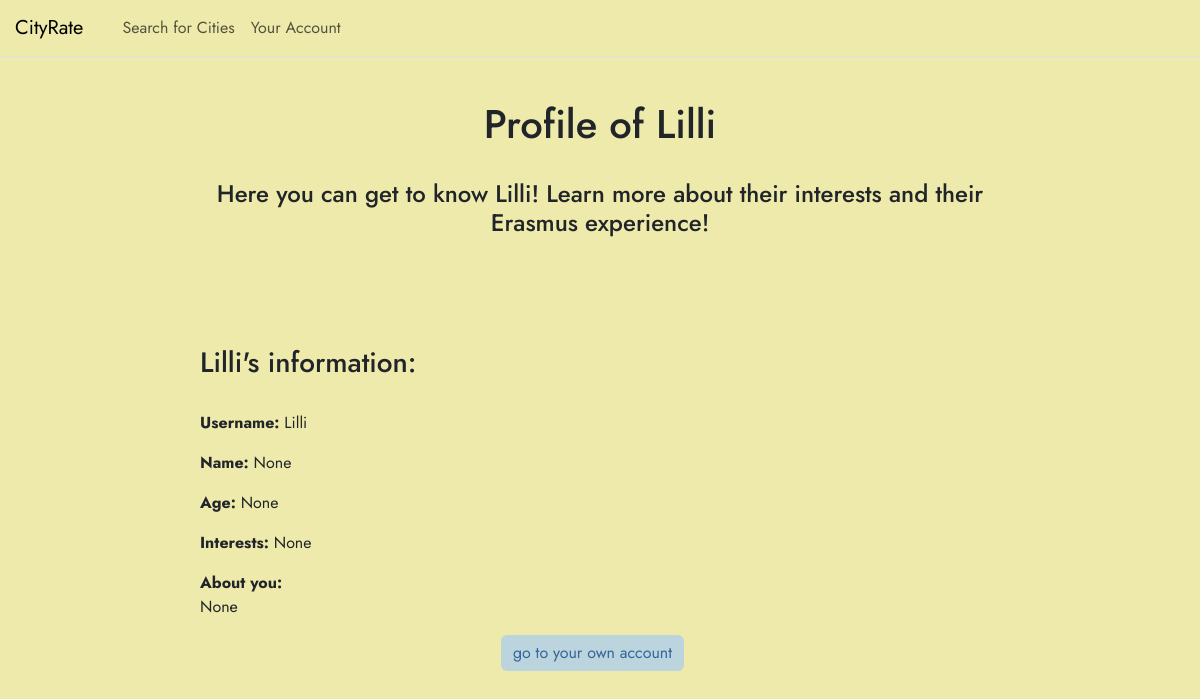
Page /user/Lilli (signed in) on the earlier database version.
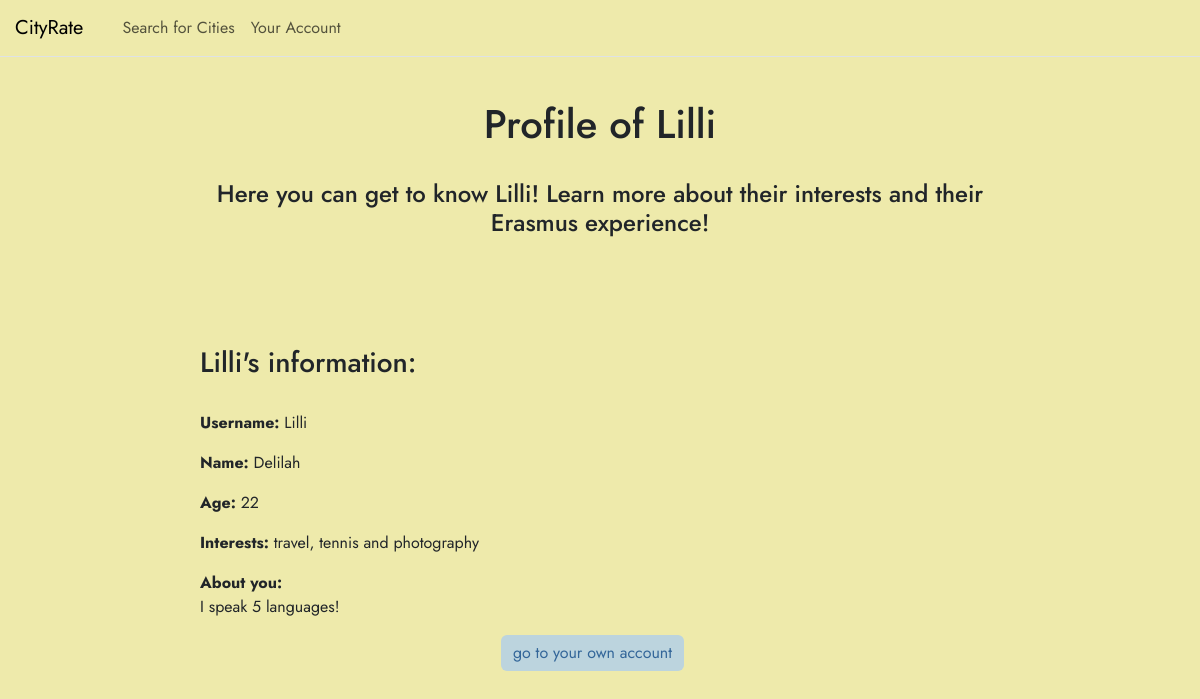
Same page on the later database version.
### tables this page shows
CREATE TABLE user (
    id INTEGER PRIMARY KEY AUTOINCREMENT,
    username TEXT NOT NULL UNIQUE,
    password TEXT NOT NULL 
, name TEXT, age INTEGER, interests TEXT, about TEXT);

### app.py (the view)
@app.route('/user/<username>',methods=['GET', 'POST'])
@login_required
def user(username):
    db_con = get_db_con()
    form = ProfileForm()
    user = db_con.execute('SELECT * FROM user WHERE username = ?',
                          (username,)).fetchone()
    if user is None:
        return "User not found", 404
    return render_template('user.html', user=user, form=form)

### app.py (called while the page is built)
@login_manager.user_loader #Flask-Login decorator, um eingeloggten Benutzer zu laden
def load_user(user_id):
    return User.get(user_id) #User mit ID wird aus Datenbank geholt

    @staticmethod
    def get(user_id):
        db_con = get_db_con()
        getuser = db_con.execute(
            'SELECT * FROM user WHERE id = ?', (user_id,)).fetchone()
        if getuser:
            return User(id=getuser['id'],username= getuser['username'], password=getuser['password'] )
        return None

### db.py (called while the page is built)
def get_db_con(pragma_foreign_keys = True):
    if 'db_con' not in g:
        g.db_con = sqlite3.connect(
            current_app.config['DATABASE'],
            detect_types=sqlite3.PARSE_DECLTYPES
        )
        g.db_con.row_factory = sqlite3.Row
        if pragma_foreign_keys:
            g.db_con.execute('PRAGMA foreign_keys = ON;')
    return g.db_con

def close_db_con(e=None):
    db_con = g.pop('db_con', None)
    if db_con is not None:
        db_con.close()

### templates/user.html (shortened to what this page needs)
{% from 'bootstrap5/nav.html' import render_nav_item %}
<!DOCTYPE html>
<html>
<head>
    {{ bootstrap.load_css() }}
<link rel="stylesheet" href="{{ url_for('static', filename='css/style.css') }}">
</head>
<body>
  <nav class="navbar navbar-expand-xl border-bottom mb-3 fixed-top">
        <div class="container-fluid px-0">
            <a class="navbar-brand" href="{{ url_for('home') }}"  style ="padding-left: 15px;" >CityRate</a>
            <div class="collapse navbar-collapse" id="menu">
    <ul class="navbar-nav me-auto mb-2 mb-lg-0" style="padding-left: 15px;">
        {{ render_nav_item('search', 'Search for Cities') }}
        {{ render_nav_item('profile', 'Your Account') }}
    </ul>
    </div>
        </div>
    </nav>
    <header , style="margin-left: 180px; margin-right: 180px;">
        <h1>Profile of {{ user['username'] }}</h1> <br>
        <h4>Here you can get to know {{ user['username'] }}! Learn more about their interests and their Erasmus experience!</h4>
    </header>
    <main>
        <div class="card-body", style="text-align: left; margin-left: 200px;">
            <h3 , style="text-align: left;"> {{ user['username'] }}'s information: </h3> <br>
            <p><strong>Username:</strong> {{ user['username'] }}</p>
            <p><strong>Name:</strong> {{ user['name'] }}</p>
            <p><strong>Age:</strong> {{ user['age'] }}</p>
            <p><strong>Interests:</strong> {{ user['interests'] }}</p>
            <p><strong>About you:</strong><br> {{ user['about'] }}</p>
        </div>
        <div class="mb-3">
        <a href="{{ url_for('profile', )  }}" class="btn custom-button2">go to your own account</a>
        </div>
    </main>
</body>
</html>

Differences in the rows shown:
changed user "Lilli": name (not shown) → "Delilah"; age (not shown) → "22"; interests (not shown) → "travel, tennis and photography"; about (not shown) → "I speak 5 languages!"
Other differences:
{{ user['name'] }}: "None" → (not shown)
{{ user['age'] }}: "None" → (not shown)
{{ user['interests'] }}: "None" → (not shown)
{{ user['about'] }}: "None" → (not shown)
